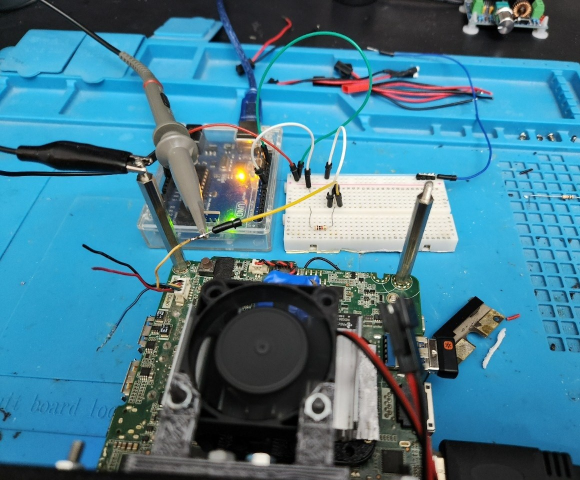
#> input picture docs/bench/06-probing-both-ends.jpg, 1160 x 960 px, given in place of photo_1405-07-27 20.52.28.jpeg, which was not available (shown at 1/2 size)
$ python prepare-photos.py
#> lines starting #> are read from the running program, lines starting #| are printed output that depends on the picture
#!/usr/bin/env python3
"""Crop the focal points out of the bench photos into docs/bench/.

The phone originals are 1280x960 or 720x1280 and carry EXIF rotation, so every crop starts from
the rotated image. Each entry is (source, output, box, caption) where box is left, top, right,
bottom in source pixels. Run with --dry to list what would be written.
"""
import os
import sys
from PIL import Image, ImageOps

SRC = "images"
OUT = "docs/bench"

JOBS = [
    ("photo_1405-07-27 20.52.28.jpeg", "01-bench-overview.jpg", (0, 360, 720, 1010),
     "The bench while the board did not exist yet: the NUC6i3SYB mainboard on the mat with two "
     "12 V fans blown at it, the Uno in a case driving the breadboard, and the four-wire harness "
     "spliced into the NUC's fan header."),

    ("photo_1405-07-27 20.52.42.jpeg", "02-fan-header.jpg", (230, 290, 940, 780),
     "The NUC fan header with the harness in it - red, black, blue and yellow. Intel publishes no "
     "pinout for this connector, so BUILD.md identifies the four wires with a meter before anything "
     "is spliced. The tach and PWM wires go to the breadboard; the header's own fan supply is left "
     "unconnected, which is J2 pin 4 on the board."),

    ("photo_1405-07-27 20.52.44.jpeg", "03-divider-on-breadboard.jpg", (560, 300, 1280, 920),
     "The duty-read chain on the breadboard, the same one the board carries: the ITE's 23 kHz PWM "
     "wire through the series resistors to the tap, the tap to A0, the bottom resistor and the caps "
     "to ground. The Uno's A0 is at the tap - put it at the far end of the chain and nothing divides."),

    ("photo_1405-07-27 20.52.36.jpeg", "04-tach-at-40hz.jpg", (150, 310, 1250, 900),
     "The scope on the tach line: a 10 ms/div window showing the fabricated square wave, with the "
     "scope's own frequency readout at 40 Hz. 40.000 Hz is what Timer1 emits for a 1200 RPM claim, "
     "since RPM = 30 x f. The hardware timer, not the loop, is what makes that exact."),

    ("photo_1405-07-27 20.52.38.jpeg", "05-bios-reads-1186.jpg", (30, 330, 1270, 960),
     "The NUC's hardware monitor reading the fabricated tach: CPU FAN 1186 RPM against a 1200 RPM "
     "claim - 0.988, and one 2 RPM display step from the 1188 read at the same setting. The ITE's own "
     "sensors are on the same screen: CPU 58 C, memory 44 C, motherboard ambient 40 C. Those are what "
     "its fan policy runs on, not the fan speed it is being told."),

    # Three more crops existed here - both ends probed at once, the parts drawer, the whole bench with
    # the scope and the buck. They showed things 01 and 04 already show, and they were dropped in
    # favour of 06-ite-fan-response.svg, which carries the measurements rather than the scenery. The
    # originals are still in images/ (gitignored).
]


def main():
    os.makedirs(OUT, exist_ok=True)
    for src, dst, box, caption in JOBS:
        p = os.path.join(SRC, src)
        im = ImageOps.exif_transpose(Image.open(p)).convert("RGB")
#> im is the input picture: PIL image 1160x960 RGB; mean R, G, B 68.6, 123.3, 143.4
        w, h = im.size
#> w = 1160; h = 960
        crop = im.crop(box)
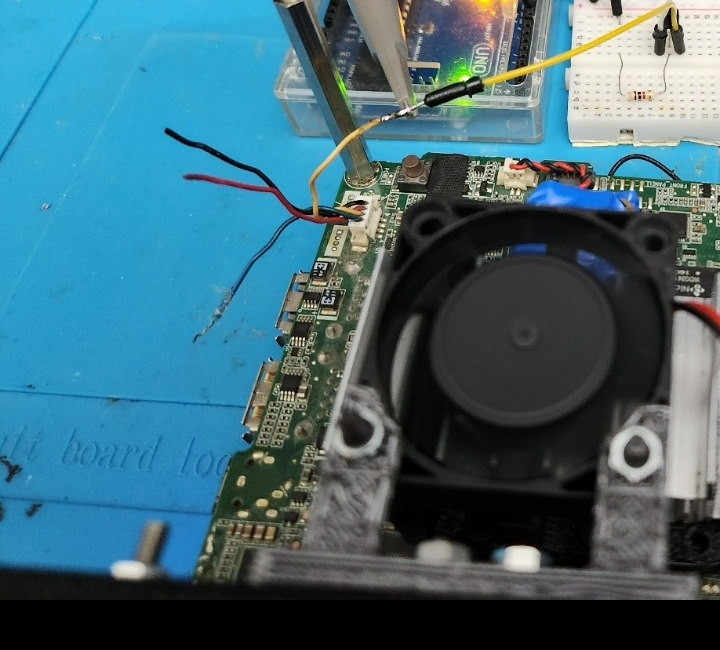
#> crop: PIL image 720x650 RGB; mean R, G, B 64.7, 104.2, 117.3
        if crop.width < 200 or crop.height < 150:
            print(f"  !! {dst}: crop {crop.size} is too small")
        out = os.path.join(OUT, dst)
        crop.save(out, "JPEG", quality=90)
        print(f"  {out:44s} from {im.size} crop {box} -> {crop.size}  {os.path.getsize(out)/1024:.0f} KB")
#|   docs/bench/01-bench-overview.jpg             from (1160, 960) crop (0, 360, 720, 1010) -> (720, 650)  108 KB
        print(f"      {caption[:96]}...")
#> pass 2 of the loop in main, `for src, dst, box, caption in JOBS:`:
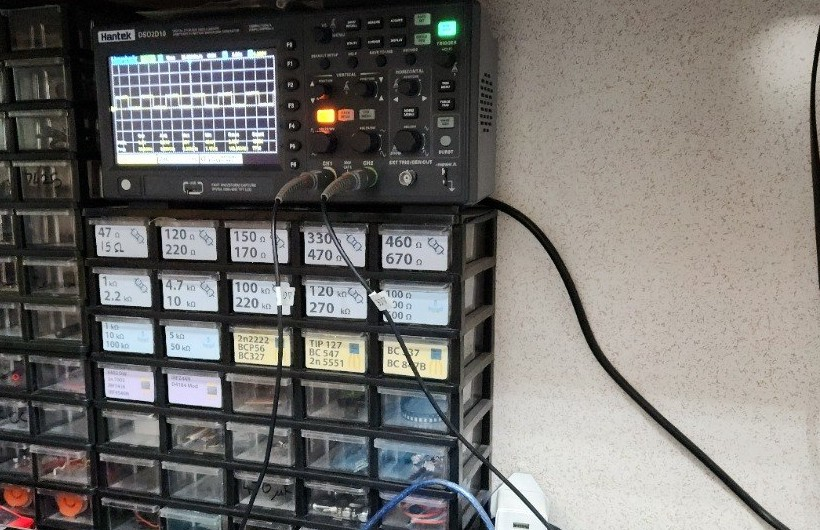
#> input picture docs/bench/07-parts-drawer.jpg, 820 x 530 px, given in place of photo_1405-07-27 20.52.42.jpeg, which was not available
#> in main, im is the input picture: PIL image 820x530 RGB; mean R, G, B 115.6, 113.5, 110.5
#> in main, `crop = im.crop(box)`:
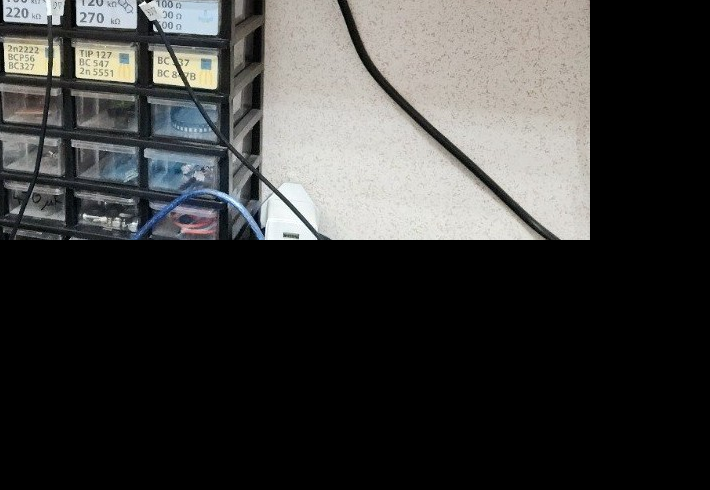
#> crop: PIL image 710x490 RGB; mean R, G, B 61, 60.9, 59.6
#|   docs/bench/02-fan-header.jpg                 from (820, 530) crop (230, 290, 940, 780) -> (710, 490)  56 KB


if __name__ == "__main__":
#> (the run stopped early here; a loop or call above may not have finished)
